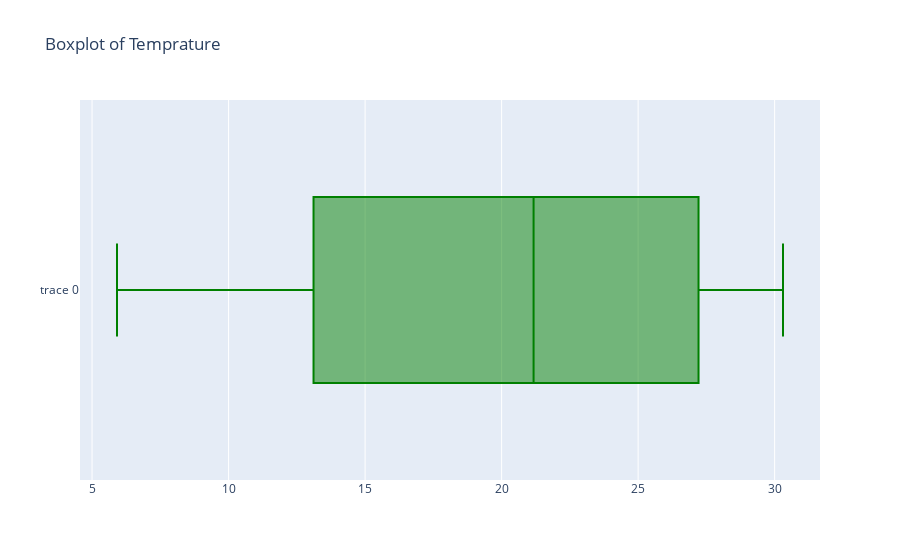

The notebook cell this image was saved under:
### Markdown cell above
## **Box Plot in Plotly**

### Code cell
trace = go.Box(x = df['Temperature - (Celsius)'],
            marker = {'color': 'green'})

data = [trace]
layout = go.Layout(title= 'Boxplot of Temprature')

fig = go.Figure(data=data,layout=layout)

iplot(fig)

### Figure 1 — Plotly figure (JSON) as saved in the notebook; plotly's stock layout.template omitted (floating-point values rounded to 4 significant figures; data arrays with more than 128 entries replaced by an {"elided": "..."} marker saying what was removed)
{"data": [{"marker": {"color": "green"}, "type": "box", "x": {"elided": "1392 float values"}}], "layout": {"title": {"text": "Boxplot of Temprature"}}}
